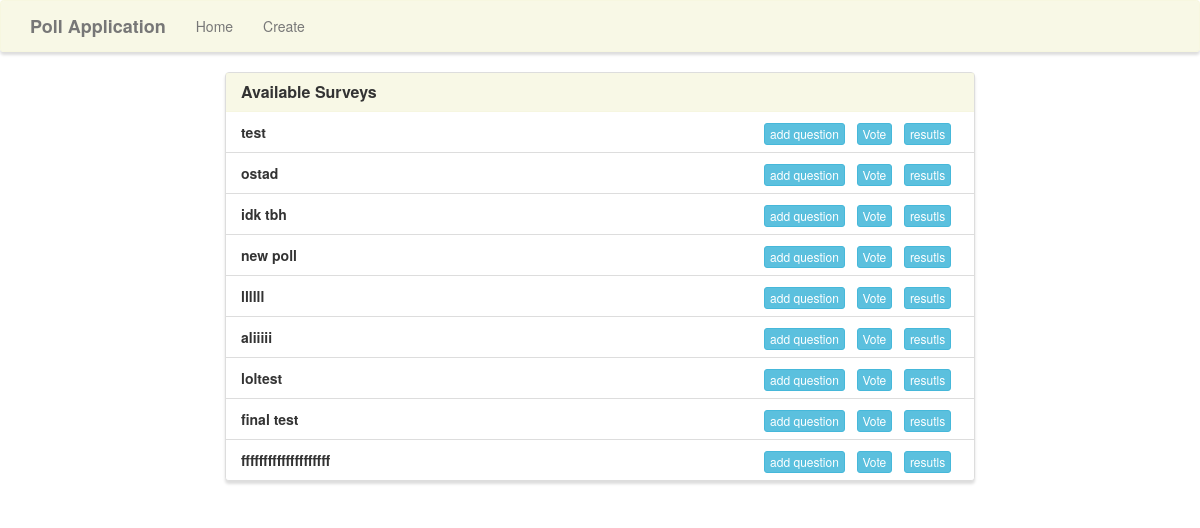
Before: / with the older database file.
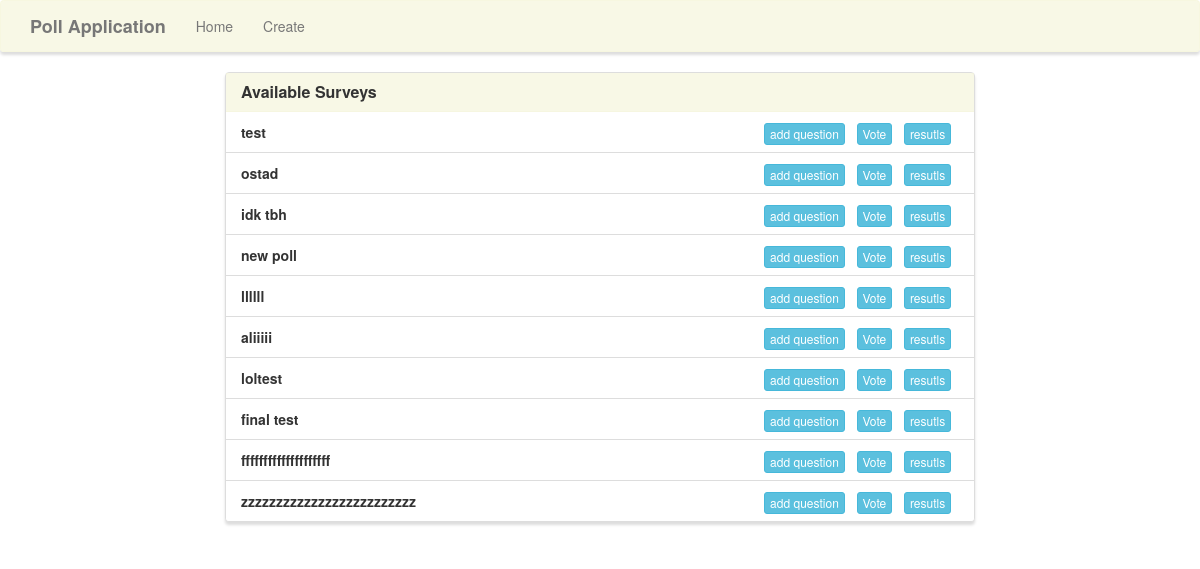
After: the same page with the newer database file.
### app/models.py (models this page shows, shortened)
class SURVEY(models.Model):
    title = models.TextField(max_length = 80)

### app/views.py (the view)
# urls.py: path('', views.home, name='home'),
def home(request):
    surveys = SURVEY.objects.all()
    context = {
        'surveys': surveys,
    }
    return render(request, 'surveys/home.html', context)

### app/templates/surveys/home.html (shortened to what this page needs)
{% extends "surveys/base.html" %}
{% block main %}
<div class="row">
    <div class="col-lg-8 col-lg-offset-2">
        <div class="panel panel-default">
            <div class="panel-heading">
                <h3 class="panel-title">Available Surveys</h3>
            </div>
            <div class="list-group">
                {% for survey in surveys %}
                <li class="list-group-item">
                    <strong>{{survey.title}}</strong>
                    <span class="pull-right">
                        <a href={% url 'add_questions' survey.id %} class="btn btn-info btn-xs">add question</a> &nbsp;
                        <a href={% url 'vote' survey.id %} class="btn btn-info btn-xs">Vote</a> &nbsp;
                        <a href={% url 'resutls' survey.id %} class="btn btn-info btn-xs">resutls</a> &nbsp;
                </span>
                </li>
                {%endfor%}
            </div>
        </div>
    </div>
</div>
{% endblock %}

Changed rows visible on the page:
added SURVEY: title "zzzzzzzzzzzzzzzzzzzzzzzzz"
